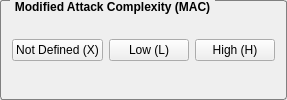
             <widget class="QGroupBox" name="macGroupBox">
              <property name="styleSheet">
               <string notr="true">QGroupBox {
    border: 1px solid gray;
    border-radius: 3px;
    margin-top: 0.5em;
	font-weight: bold;
}

QGroupBox::title {
    subcontrol-origin: margin;
    left: 10px;
    padding: 0 3px 0 3px;
}</string>
              </property>
              <property name="title">
               <string>Modified Attack Complexity (MAC)</string>
              </property>
              <layout class="QHBoxLayout" name="horizontalLayout_19">
               <item>
                <widget class="QPushButton" name="macxPushButton">
                 <property name="toolTip">
                  <string>&lt;html&gt;&lt;head/&gt;&lt;body&gt;&lt;p&gt;Assigning this value to the metric will not influence the score. It is a signal to the equation to skip this metric.&lt;/p&gt;&lt;/body&gt;&lt;/html&gt;</string>
                 </property>
                 <property name="text">
                  <string>Not Defined (X)</string>
                 </property>
                 <property name="checkable">
                  <bool>true</bool>
                 </property>
                 <property name="autoExclusive">
                  <bool>true</bool>
                 </property>
                </widget>
               </item>
               <item>
                <widget class="QPushButton" name="maclPushButton">
                 <property name="toolTip">
                  <string>&lt;html&gt;&lt;head/&gt;&lt;body&gt;&lt;p&gt;Specialized access conditions or extenuating circumstances do not exist. An attacker can expect repeatable success against the vulnerable component.&lt;/p&gt;&lt;/body&gt;&lt;/html&gt;</string>
                 </property>
                 <property name="text">
                  <string>Low (L)</string>
                 </property>
                 <property name="checkable">
                  <bool>true</bool>
                 </property>
                 <property name="autoExclusive">
                  <bool>true</bool>
                 </property>
                </widget>
               </item>
               <item>
                <widget class="QPushButton" name="machPushButton">
                 <property name="toolTip">
                  <string>&lt;html&gt;&lt;head/&gt;&lt;body&gt;&lt;p&gt;A successful attack depends on conditions beyond the attacker's control. That is, a successful attack cannot be accomplished at will, but requires the attacker to invest in some measurable amount of effort in preparation or execution against the vulnerable component before a successful attack can be expected. For example, a successful attack may depend on an attacker overcoming any of the following conditions:&lt;/p&gt;&lt;p&gt;* The attacker must conduct target-specific reconnaissance. For example, on target configuration settings, sequence numbers, shared secrets, etc.&lt;/p&gt;&lt;p&gt;* The attacker must prepare the target environment to improve exploit reliability. For example, repeated exploitation to win a race condition, or overcoming advanced exploit mitigation techniques.&lt;/p&gt;&lt;p&gt;* The attacker must inject herself into the logical network path between the target and the resource requested by the victim in order to read and/or modify network communications (e.g. man in the middle attack).&lt;/p&gt;&lt;/body&gt;&lt;/html&gt;</string>
                 </property>
                 <property name="text">
                  <string>High (H)</string>
                 </property>
                 <property name="checkable">
                  <bool>true</bool>
                 </property>
                 <property name="autoExclusive">
                  <bool>true</bool>
                 </property>
                </widget>
               </item>
              </layout>
             </widget>
